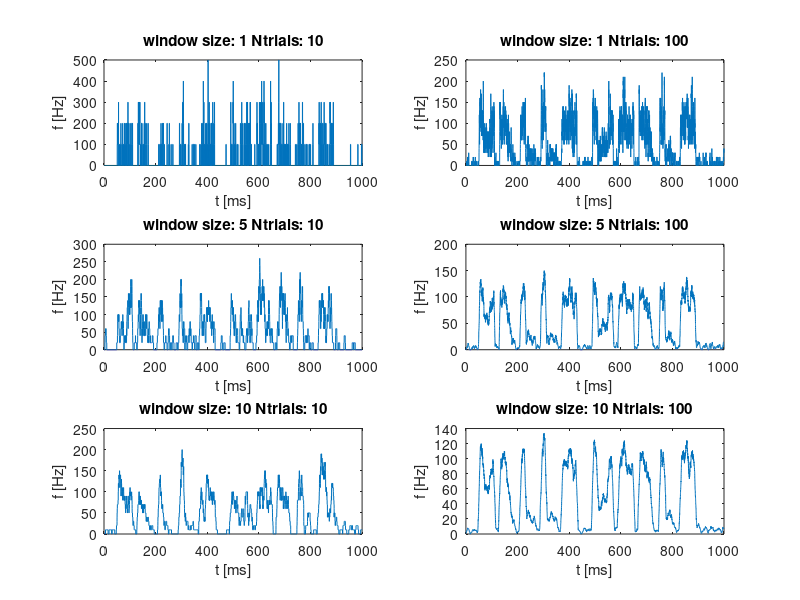
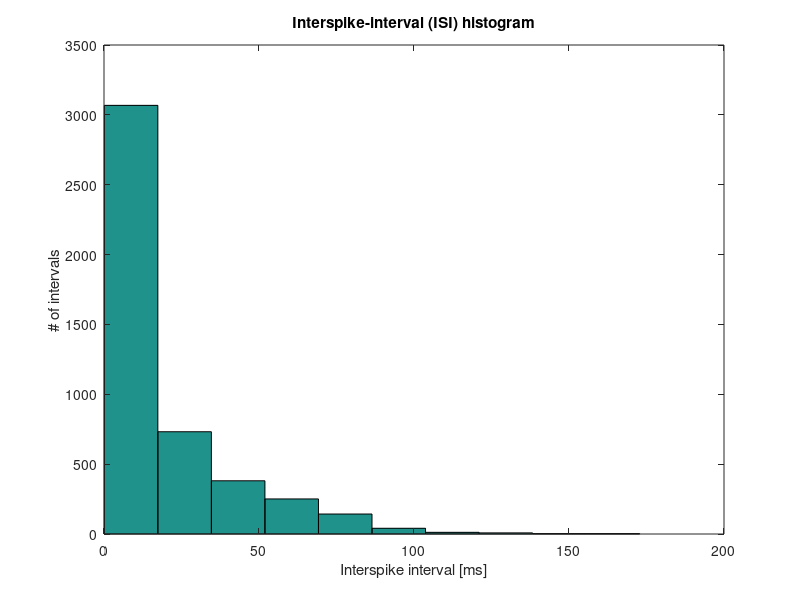
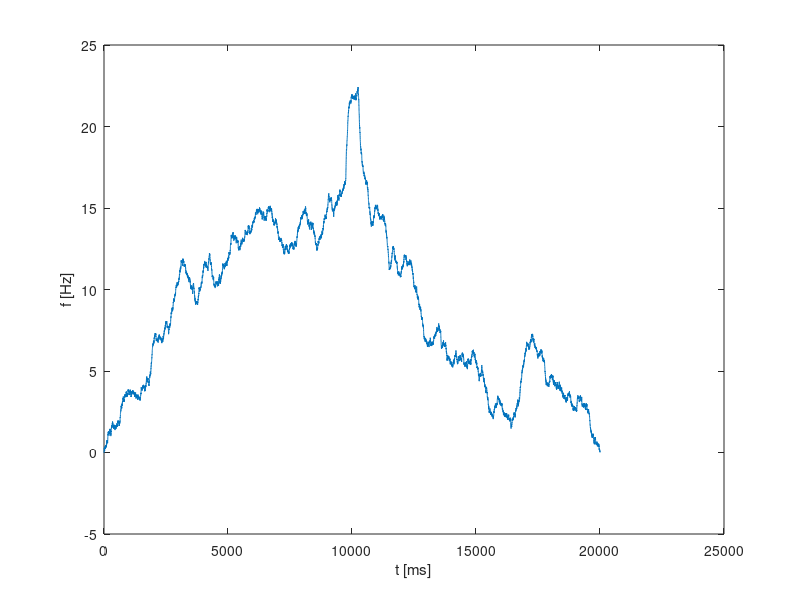
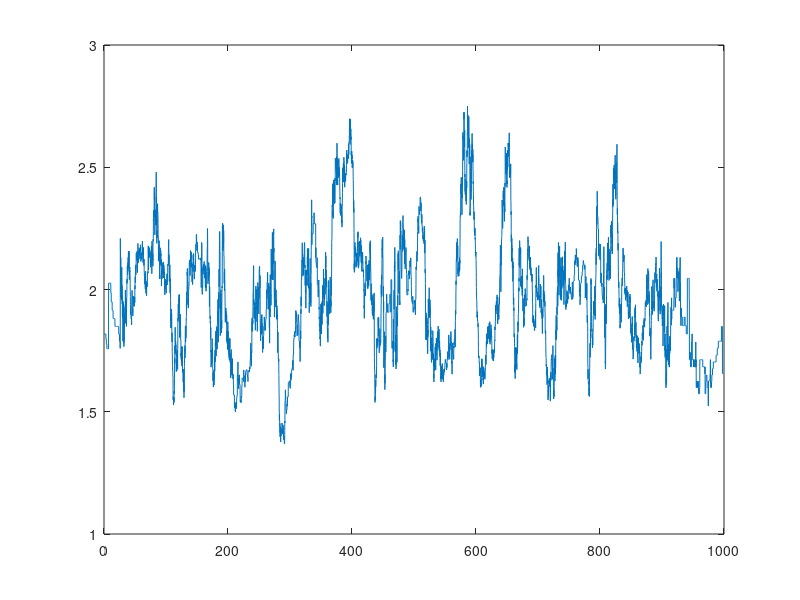

Write MATLAB code to recreate these figures, in order.
% Solution for exercise 2 of AAND

%%
% author: Paula Kuokkanen
% date: 24 April 2009


% NAME: Stephan Gabler
% Student ID number: 329131
% I co-operated with: Mirko Dietricht
% I used some ____ hours doing this exercise



%% Part 1: Trial-Averaged firing rates

clear
load SpikeTimes    % load spike time data
SpikeTimes  = SpikeTimes';
T           = 1000;
res         = 0.1;
windows     = [1 5 10];
n_trials    = [10 100];
time        = 0:res:T-res;

%% a+b) different windows - different number of trials
rectf   = @(t, sig) ones(1, length(find(t<sig))) * 1/sig;
average = zeros(length(windows)*length(n_trials), length(time));
N       = size(SpikeTimes,2);                               % number of trials

figure(1);

% for the different window functions
for i = 1:length(windows)
    for j = 1:length(n_trials);
        idx = (i*2)-mod(j,2);
        subplot(length(windows),length(n_trials),idx);
        
        perms       = randperm(N);
        rand_trials = perms(1:n_trials(j));
        % for all trials
        for k = 1:n_trials(j);
            
            % remove NaNs, create spiketrain
            valid           = SpikeTimes(rand_trials(k), ~isnan(SpikeTimes(rand_trials(k),:)));
            spiketrain      = zeros(1, T/res);
            spiketrain(int16(valid/res)) = 1;
            
            % create, normalize kernel and convolve the signals
            kernel          = rectf(time, windows(i));
            kernel          = kernel/sum(kernel);
            c               = conv(spiketrain, kernel);
            samerange       = length(kernel)/2:length(c)-(length(kernel)/2);
            average(idx,:)  = average(idx,:) + c(samerange);
        end
        
        % average over trials and plot the average
        average(idx,:) = average(idx,:) / n_trials(j);
        plot(time, average(idx,:)*10000);
        title(['window size: ' num2str(windows(i)) ' Ntrials: ' num2str(n_trials(j))]);
        xlabel('t [ms]');
        ylabel('f [Hz]');
    end
end

%% c) reading of the neural code
% the neural code of the presented stimulus seams to be oscillatory firing.
% the readability could be improved by using a measure for oscillatory behavior.
% the autocorrelation of the response could be measured for example




%% Part 2, spike-train statistics

%% 2 a) ISI distribution

% compute differences  row-wise, flatten the result and remove NaNs
isis = diff(SpikeTimes,1,2);
isis = isis(:);
isis = isis(~isnan(isis));

% construct histogram
figure(2)
hist(isis)
title('Interspike-interval (ISI) histogram');
xlabel('Interspike interval [ms]');
ylabel('# of intervals');

%% 2 b) CV
disp(['coeff of variation: ' num2str(std(isis)/mean(isis))]);


%% 2 c) Fano factor

% count the spikes in a trial
spikes      = sum(~isnan(SpikeTimes(:,:)),2);
fano_factor = std(spikes)^2/mean(spikes);
disp(['fano factor: ' num2str(fano_factor)]);



%% Part 3, spike-triggered average

% Download Stim_Spikes_forSTA.mat from the course website. It contains
% the Stimulus vector, the corresponding Time vector with time in ms, and
% the SpikeTimes obtained from 100 presentations of the stimulus to a model
% neuron. Calculate the spike-triggered average.

% Hint 1: See how the matlab function xcorr is related to the equations
% given in the exercise sheet.

% Hint 2: dividing by the total number of spikes is equivalent to first
% dividing by the number of trials to generate the trial-averaged neuronal
% response function, and then dividing by the average number of spikes per
% trial when calculating the STA.

load Stim_Spikes_forSTA;
SpikeTimes  = SpikeTimes';

average = zeros(1, length(time));
N       = size(SpikeTimes,1);                               % number of trials
window  = 50;

figure(3);

% for the different window functions
% for all trials
for k = 1:N;
    
    % remove NaNs, create spiketrain
    valid           = SpikeTimes(k, SpikeTimes(k,:) ~= 0 );
    spiketrain      = zeros(1, T/res);
    spiketrain(int16(valid/res)) = 1;
    
    % create, normalize kernel and convolve the signals
    kernel          = rectf(time, window);
    kernel          = kernel/sum(kernel);
    c               = conv(spiketrain, kernel);
    samerange       = length(kernel)/2:length(c)-(length(kernel)/2);
    average         = average + c(samerange);
end

% average over trials and plot the average
average             = average ./ N;

resp = xcorr(average, Stimulus);


plot(resp);
xlabel('t [ms]');
ylabel('f [Hz]');




%% finished early
% I think this should almost be the solution.
% Just the factor is not in the range that I expect and at the moment
% I don't get why. So solution with some scaling problem left but except from
% this the method should be correct I think.
sliding_window = 50;
load SpikeTimes
SpikeTimes  = SpikeTimes';


counts  = zeros(N, length(time));

figure(4);

% for all trials
for i = 1:N
    
    % remove NaNs, create spiketrain
    valid           = SpikeTimes(i, ~isnan(SpikeTimes(i,:)));
    spiketrain      = zeros(1, T/res);
    spiketrain(int16(valid/res)) = 1;
    
    % create, normalize kernel and convolve the signals
    kernel      = rectf(time, sliding_window);
    kernel      = kernel/sum(kernel);
    c           = conv(spiketrain, kernel);
    samerange   = length(kernel)/2:length(c)-(length(kernel)/2);
    counts(i,:) = c(samerange) * 1000;
end

% fano factor across trials over time
factors = zeros(1, length(time));
for i = 1:length(time)
    factors(i) = std(counts(:,i))^2 / mean(counts(:,i));
end
plot(time, factors);


